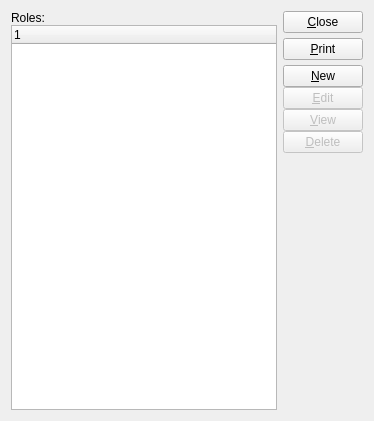
<?xml version="1.0" encoding="UTF-8"?>
<ui version="4.0">
 <comment>This file is part of the xTuple ERP: PostBooks Edition, a free and
open source Enterprise Resource Planning software suite,
Copyright (c) 1999-2019 by OpenMFG LLC, d/b/a xTuple.
It is licensed to you under the Common Public Attribution License
version 1.0, the full text of which (including xTuple-specific Exhibits)
is available at www.xtuple.com/CPAL.  By using this software, you agree
to be bound by its terms.</comment>
 <class>groups</class>
 <widget class="QWidget" name="groups">
  <property name="geometry">
   <rect>
    <x>0</x>
    <y>0</y>
    <width>374</width>
    <height>421</height>
   </rect>
  </property>
  <property name="windowTitle">
   <string>List Roles</string>
  </property>
  <layout class="QHBoxLayout">
   <item>
    <layout class="QVBoxLayout">
     <property name="spacing">
      <number>0</number>
     </property>
     <property name="margin">
      <number>0</number>
     </property>
     <item>
      <widget class="QLabel" name="_listLit">
       <property name="text">
        <string>Roles:</string>
       </property>
      </widget>
     </item>
     <item>
      <widget class="XTreeWidget" name="_list"/>
     </item>
    </layout>
   </item>
   <item>
    <layout class="QVBoxLayout">
     <property name="spacing">
      <number>5</number>
     </property>
     <property name="margin">
      <number>0</number>
     </property>
     <item>
      <widget class="QPushButton" name="_close">
       <property name="text">
        <string>&amp;Close</string>
       </property>
      </widget>
     </item>
     <item>
      <widget class="QPushButton" name="_print">
       <property name="text">
        <string>&amp;Print</string>
       </property>
      </widget>
     </item>
     <item>
      <layout class="QVBoxLayout">
       <property name="spacing">
        <number>0</number>
       </property>
       <property name="margin">
        <number>0</number>
       </property>
       <item>
        <widget class="QPushButton" name="_new">
         <property name="text">
          <string>&amp;New</string>
         </property>
        </widget>
       </item>
       <item>
        <widget class="QPushButton" name="_edit">
         <property name="enabled">
          <bool>false</bool>
         </property>
         <property name="text">
          <string>&amp;Edit</string>
         </property>
        </widget>
       </item>
       <item>
        <widget class="QPushButton" name="_view">
         <property name="enabled">
          <bool>false</bool>
         </property>
         <property name="text">
          <string>&amp;View</string>
         </property>
        </widget>
       </item>
       <item>
        <widget class="QPushButton" name="_delete">
         <property name="enabled">
          <bool>false</bool>
         </property>
         <property name="text">
          <string>&amp;Delete</string>
         </property>
        </widget>
       </item>
      </layout>
     </item>
     <item>
      <spacer>
       <property name="orientation">
        <enum>Qt::Vertical</enum>
       </property>
       <property name="sizeType">
        <enum>QSizePolicy::Expanding</enum>
       </property>
       <property name="sizeHint" stdset="0">
        <size>
         <width>20</width>
         <height>20</height>
        </size>
       </property>
      </spacer>
     </item>
    </layout>
   </item>
  </layout>
 </widget>
 <layoutdefault spacing="6" margin="11"/>
 <customwidgets>
  <customwidget>
   <class>XTreeWidget</class>
   <extends>QTreeWidget</extends>
   <header>xtreewidget.h</header>
   <container>1</container>
  </customwidget>
 </customwidgets>
 <tabstops>
  <tabstop>_list</tabstop>
  <tabstop>_new</tabstop>
  <tabstop>_edit</tabstop>
  <tabstop>_view</tabstop>
  <tabstop>_delete</tabstop>
  <tabstop>_print</tabstop>
  <tabstop>_close</tabstop>
 </tabstops>
 <resources/>
 <connections>
  <connection>
   <sender>_list</sender>
   <signal>valid(bool)</signal>
   <receiver>_view</receiver>
   <slot>setEnabled(bool)</slot>
   <hints>
    <hint type="sourcelabel">
     <x>20</x>
     <y>20</y>
    </hint>
    <hint type="destinationlabel">
     <x>20</x>
     <y>20</y>
    </hint>
   </hints>
  </connection>
  <connection>
   <sender>_close</sender>
   <signal>clicked()</signal>
   <receiver>groups</receiver>
   <slot>close()</slot>
   <hints>
    <hint type="sourcelabel">
     <x>20</x>
     <y>20</y>
    </hint>
    <hint type="destinationlabel">
     <x>20</x>
     <y>20</y>
    </hint>
   </hints>
  </connection>
 </connections>
</ui>
